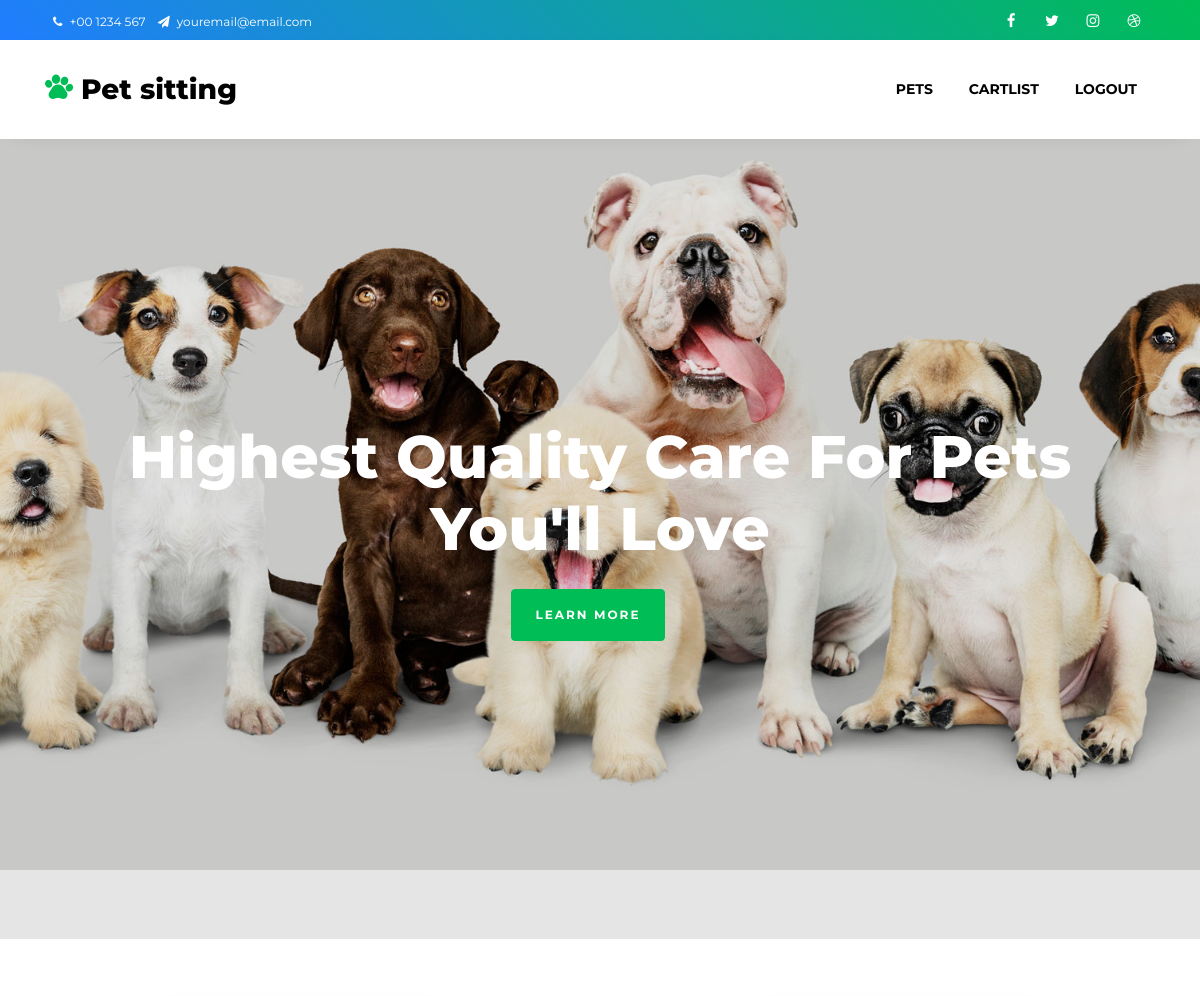
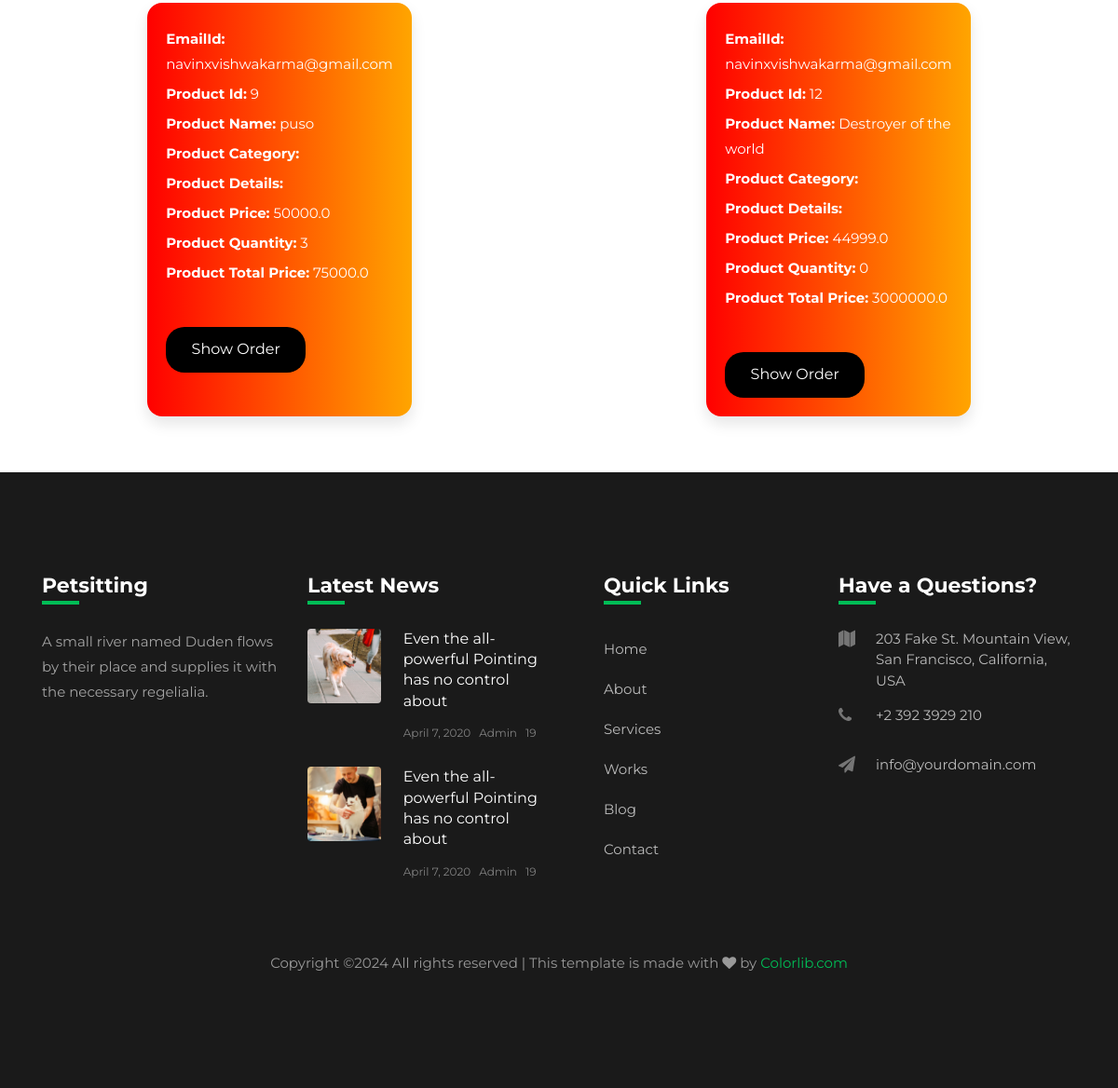
Screenshot of /cartList/ (signed in) with the database file from the repository (2 pictures, top to bottom).
### PetApp/models.py (models this page shows)
class CartModel(models.Model):
    pid=models.ForeignKey(Pet,on_delete=models.CASCADE)
    emailId=models.ForeignKey(Customer,on_delete=models.CASCADE)
    quantity=models.IntegerField()
    totalPrice=models.FloatField(default=0.0)

class Customer(models.Model):
    name=models.CharField(max_length=50)
    emailId=models.EmailField(primary_key=True)
    password=models.CharField(max_length=30)
    address=models.CharField(max_length=100)
    contactNo=models.IntegerField()

class Pet(models.Model):
    id=models.AutoField(primary_key=True)
    name=models.CharField(max_length=50)
    M='Male'
    F='Female'
    GENDER=[(M,'Male'),(F,'Female')]
    gender=models.CharField(max_length=10,choices=GENDER)
    breed=models.CharField(max_length=50)
    age=models.IntegerField()
    price=models.FloatField(default=0.0)
    species=models.CharField(max_length=50)
    description=models.CharField(max_length=80)
    pet_image=models.ImageField(null=True,blank=True,upload_to="images/")

### PetApp/views.py (the view)
# urls.py: path('cartList/',views.showCart,name='cartList'),
def showCart(request):
    email= request.session['username']
    data=CartModel.objects.filter(emailId=email)
    return render(request,'PetApp/CartList.html',{'cart':data})

### templates/PetApp/CartList.html (shortened to what this page needs)
<!DOCTYPE html>
<html lang="en">
<head>
</head>
<body>
    {% include 'petapp/Header.html'%}
    <div class="pet-container">
        {% for i in cart %}
    <form action="placeorder" class="order-form">
        <div class="order-details">
            <p><strong>EmailId:</strong> {{ i.emailId.emailId }}</p>
            <p><strong>Product Id:</strong> {{ i.pid.id }}</p>
            <p><strong>Product Name:</strong> {{ i.pid.name }}</p>
            <p><strong>Product Category:</strong> {{ i.pid.cat }}</p>
            <p><strong>Product Details:</strong> {{ i.pid.details }}</p>
            <p><strong>Product Price:</strong> {{ i.pid.price }}</p>
            <p><strong>Product Quantity:</strong> {{ i.quantity }}</p>
            <p><strong>Product Total Price:</strong> {{ i.totalPrice }}</p>
        </div>
        <input type="submit" value="Show Order">
    </form>
    {% endfor %}
    </div>
    {% include 'petapp/Footer.html'%}
</body>
</html>

### templates/PetApp/Header.html (shortened to what this page needs)
<!DOCTYPE html>
<html lang="en">
{% load static %}
<head>
  <link rel="stylesheet" href="https://stackpath.bootstrapcdn.com/font-awesome/4.7.0/css/font-awesome.min.css">
  <link rel="stylesheet" href="{% static 'css/animate.css' %}">
  <link rel="stylesheet" href="{% static 'css/owl.carousel.min.css' %}">
  <link rel="stylesheet" href="{% static 'css/owl.theme.default.min.css' %}">
  <link rel="stylesheet" href="{% static 'css/magnific-popup.css' %}">
  <link rel="stylesheet" href="{% static 'css/bootstrap-datepicker.css' %}">
  <link rel="stylesheet" href="{% static 'css/jquery.timepicker.css' %}">
  <link rel="stylesheet" href="{% static 'css/flaticon.css' %}">
  <link rel="stylesheet" href="{% static 'css/index.css' %}">
</head>
<body>
  <div class="wrap">
          <div class="container">
              <div class="row">
                  <div class="col-md-6 d-flex align-items-center">
                      <p class="mb-0 phone pl-md-2">
                          <a href="#" class="mr-2"><span class="fa fa-phone mr-1"></span> +00 1234 567</a>
                          <a href="#"><span class="fa fa-paper-plane mr-1"></span> youremail@email.com</a>
                      </p>
                  </div>
                  <div class="col-md-6 d-flex justify-content-md-end">
                      <div class="social-media">
                      <p class="mb-0 d-flex">
                          <a href="#" class="d-flex align-items-center justify-content-center"><span class="fa fa-facebook"><i class="sr-only">Facebook</i></span></a>
                          <a href="#" class="d-flex align-items-center justify-content-center"><span class="fa fa-twitter"><i class="sr-only">Twitter</i></span></a>
                          <a href="#" class="d-flex align-items-center justify-content-center"><span class="fa fa-instagram"><i class="sr-only">Instagram</i></span></a>
                          <a href="#" class="d-flex align-items-center justify-content-center"><span class="fa fa-dribbble"><i class="sr-only">Dribbble</i></span></a>
                      </p>
              </div>
                  </div>
              </div>
          </div>
      </div>
      <nav class="navbar navbar-expand-lg navbar-dark ftco_navbar bg-dark ftco-navbar-light" id="ftco-navbar">
      <div class="container">
          <a class="navbar-brand" href="index.html"><span class="flaticon-pawprint-1 mr-2"></span>Pet sitting</a>
        <div class="collapse navbar-collapse" id="ftco-nav">
          <ul class="navbar-nav ml-auto">
            {% if request.session.username is not None  and  request.session.adminEmailId is None %}
            <li class="nav-item"><a href="{% url 'petlist' %}" class="nav-link">Pets</a></li>
            <li class="nav-item"><a href="{% url 'cartList' %}" class="nav-link">cartList</a></li>
            <li class="nav-item"><a href="{% url 'logout' %}" class="nav-link">Logout</a></li>
            {% endif %}
          </ul>
        </div>
      </div>
    </nav>
  <div class="hero-wrap js-fullheight" style="background-image: url('{% static 'images_1/bg_1.jpg' %}');" data-stellar-background-ratio="0.5">
    <div class="overlay"></div>
    <div class="container">
      <div class="row no-gutters slider-text js-fullheight align-items-center justify-content-center" data-scrollax-parent="true">
        <div class="col-md-11 ftco-animate text-center">
            <h1 class="mb-4">Highest Quality Care For Pets You'll Love </h1>
          <p><a href="#" class="btn btn-primary mr-md-4 py-3 px-4">Learn more </a></p>
        </div>
      </div>
    </div>
  </div>
</body>
</html>

### templates/PetApp/Footer.html (shortened to what this page needs)
<!DOCTYPE html>
<html lang="en">
    {% load static %}
<head>
    <link rel="stylesheet" href="https://stackpath.bootstrapcdn.com/font-awesome/4.7.0/css/font-awesome.min.css">
    <link rel="stylesheet" href="{% static 'css/animate.css' %}">
    <link rel="stylesheet" href="{% static 'css/owl.carousel.min.css' %}">
    <link rel="stylesheet" href="{% static 'css/owl.theme.default.min.css' %}">
    <link rel="stylesheet" href="{% static 'css/magnific-popup.css' %}">
    <link rel="stylesheet" href="{% static 'css/bootstrap-datepicker.css' %}">
    <link rel="stylesheet" href="{% static 'css/jquery.timepicker.css' %}">
    <link rel="stylesheet" href="{% static 'css/flaticon.css' %}">
    <link rel="stylesheet" href="{% static 'css/index.css' %}">
  </head>
</head>
<body>
    <footer class="footer">
        <div class="container">
            <div class="row">
                <div class="col-md-6 col-lg-3 mb-4 mb-md-0">
                    <h2 class="footer-heading">Petsitting</h2>
                    <p>A small river named Duden flows by their place and supplies it with the necessary regelialia.</p>
                    <ul class="ftco-footer-social p-0">
        </ul>
                </div>
                <div class="col-md-6 col-lg-3 mb-4 mb-md-0">
                    <h2 class="footer-heading">Latest News</h2>
                    <div class="block-21 mb-4 d-flex">
          <a class="img mr-4 rounded" style="background-image: url(images/image_1.jpg);"></a>
          <div class="text">
            <h3 class="heading"><a href="#">Even the all-powerful Pointing has no control about</a></h3>
            <div class="meta">
              <div><a href="#"> April 7, 2020</a></div>
              <div><a href="#"> Admin</a></div>
              <div><a href="#"> 19</a></div>
            </div>
          </div>
        </div>
        <div class="block-21 mb-4 d-flex">
          <a class="img mr-4 rounded" style="background-image: url(images/image_2.jpg);"></a>
          <div class="text">
            <h3 class="heading"><a href="#">Even the all-powerful Pointing has no control about</a></h3>
            <div class="meta">
              <div><a href="#"> April 7, 2020</a></div>
              <div><a href="#"> Admin</a></div>
              <div><a href="#"> 19</a></div>
            </div>
          </div>
        </div>
                </div>
                <div class="col-md-6 col-lg-3 pl-lg-5 mb-4 mb-md-0">
                    <h2 class="footer-heading">Quick Links</h2>
                    <ul class="list-unstyled">
          <li><a href="#" class="py-2 d-block">Home</a></li>
          <li><a href="#" class="py-2 d-block">About</a></li>
          <li><a href="#" class="py-2 d-block">Services</a></li>
          <li><a href="#" class="py-2 d-block">Works</a></li>
          <li><a href="#" class="py-2 d-block">Blog</a></li>
          <li><a href="#" class="py-2 d-block">Contact</a></li>
        </ul>
                </div>
                <div class="col-md-6 col-lg-3 mb-4 mb-md-0">
                    <h2 class="footer-heading">Have a Questions?</h2>
                    <div class="block-23 mb-3">
          <ul>
            <li><span class="icon fa fa-map"></span><span class="text">203 Fake St. Mountain View, San Francisco, California, USA</span></li>
            <li><a href="#"><span class="icon fa fa-phone"></span><span class="text">+2 392 3929 210</span></a></li>
            <li><a href="#"><span class="icon fa fa-paper-plane"></span><span class="text">info@yourdomain.com</span></a></li>
          </ul>
        </div>
                </div>
            </div>
            <div class="row mt-5">
      <div class="col-md-12 text-center">
        <p class="copyright">
Copyright &copy;<script>document.write(new Date().getFullYear());</script> All rights reserved | This template is made with <i class="fa fa-heart" aria-hidden="true"></i> by <a href="https://colorlib.com" target="_blank">Colorlib.com</a>
</p>
      </div>
    </div>
        </div>
    </footer>
</body>
</html>

### templates/PetApp/CartList.html (style rules this page uses)
body { margin: 0; padding: 0; }
.pet-container { display: flex; flex-wrap: wrap; justify-content: center; }
.order-form { margin: 60px auto; padding: 20px; width: 40%; background: linear-gradient(to right, red, orange); border-radius: 16px; box-shadow: 0 8px 16px rgba(0, 0, 0, 0.1); color: white; flex: 0 0 calc(26.33% - 40px); display: flex; flex-direction: column; }
.order-form input[type="submit"] { margin-top: 20px; padding: 10px 20px; background-color: black; border: none; border-radius: 20px; font-size: 16px; color: #ffffff; cursor: pointer; transition: background-color 0.3s ease; width: 150px; }
.order-details { margin-bottom: 20px; }
.order-details p { margin: 5px 0; }

### rows the page displays
CartModel: emailId.emailId "navinxvishwakarma@gmail.com", pid.id "9", pid.name "puso", pid.price "50000.0", quantity "3", totalPrice "75000.0"
CartModel: emailId.emailId "navinxvishwakarma@gmail.com", pid.id "12", pid.name "Destroyer of the world", pid.price "44999.0", quantity "0", totalPrice "3000000.0"
